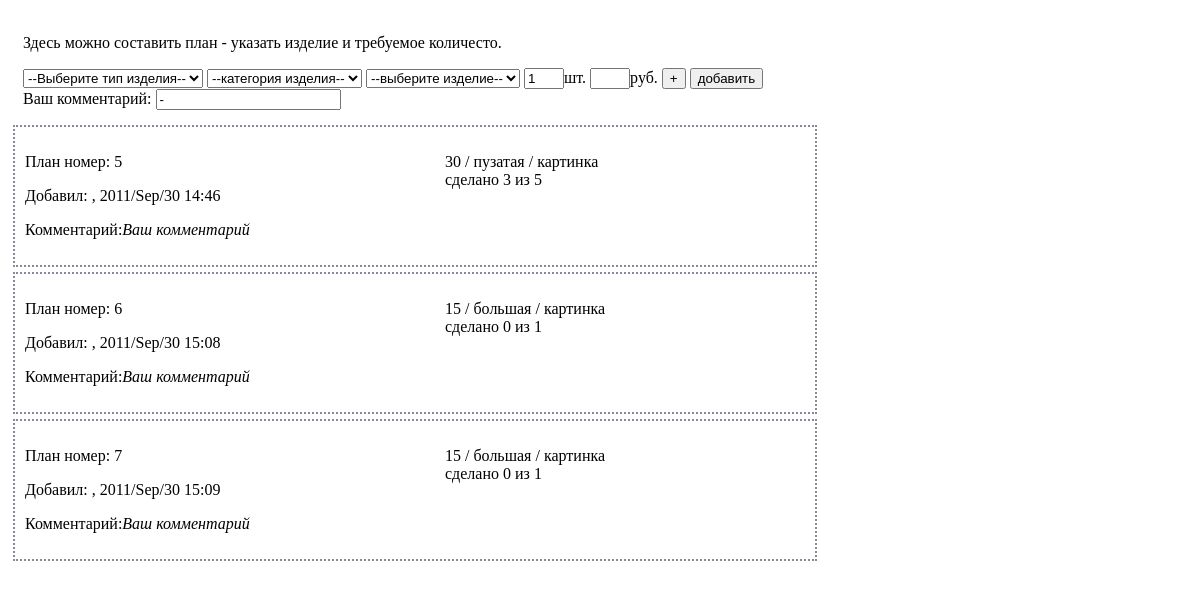
Page /forms/fPlans.php on the earlier database version.
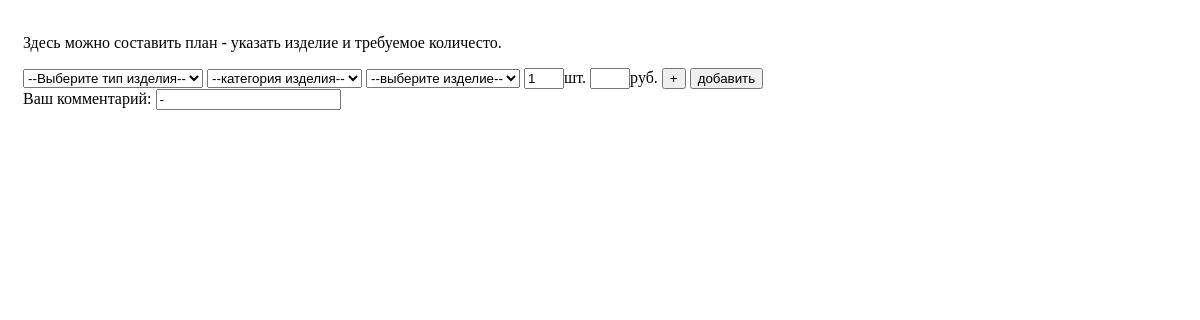
Same page on the later database version.
### tables this page shows
CREATE TABLE IF NOT EXISTS `plans` (
  `plan_id` int(10) NOT NULL AUTO_INCREMENT,
  `plan_number` int(10) NOT NULL COMMENT 'все, что относится к одному номеру плана, выводится в одном плане. удивительно, но факт.',
  `item_id` int(5) NOT NULL,
  `price` int(6) NOT NULL,
  `amount_to_make` int(4) NOT NULL,
  `amount_made` int(4) NOT NULL DEFAULT '0',
  `date` int(12) NOT NULL,
  `comment` text NOT NULL,
  `comment_author` varchar(100) NOT NULL,
  `status` tinyint(1) NOT NULL DEFAULT '0',
  PRIMARY KEY (`plan_id`)
);

CREATE TABLE IF NOT EXISTS `items` (
  `i_id` int(5) NOT NULL AUTO_INCREMENT,
  `type_id` int(3) NOT NULL,
  `category_id` int(4) NOT NULL,
  `item_name` varchar(30) NOT NULL,
  PRIMARY KEY (`i_id`)
);

CREATE TABLE IF NOT EXISTS `types` (
  `t_id` int(3) NOT NULL AUTO_INCREMENT,
  `type_name` varchar(30) NOT NULL,
  PRIMARY KEY (`t_id`)
);

CREATE TABLE IF NOT EXISTS `categories` (
  `c_id` int(4) NOT NULL AUTO_INCREMENT,
  `type_id` int(3) NOT NULL,
  `category_name` varchar(30) NOT NULL,
  PRIMARY KEY (`c_id`)
);

### modules/constants.php (called while the page is built)
<?php
$aDatabase  = array(
    'host'  =>  'localhost',
    'user'  =>  'hudo',
    'pwd'   =>  'oduh',
    'name'  =>  'hudo',
);

### modules/database.class.php (called while the page is built, shortened)
<?php
class Database {
    private $connection;
    private $connected;
    private $host;
    private $user;
    private $pwd;
    public function __construct($host, $user, $pwd, $dbname, $names = 'utf8') {
        $this->host		= $host;
        $this->user		= $user;
        $this->pwd		= $pwd;
    }
    private function connect() {
        if ($this->connected)
            return $this->connection;
        $this->connection = @mysql_connect($this->host, $this->user, $this->pwd, true);
        $this->connected = true;
        return $this->connection;
    }
    public function process($aArgs) {
        $this->lastQuery = ' ' . array_shift($aArgs);
        if (empty($aArgs))
            return $this->lastQuery;
        $this->lastQuery = str_replace('\\?', '?', $this->lastQuery);
        return $this->lastQuery;
    }
    public function selectTable() {
        $out = array();
        $q = @mysql_query($this->process(func_get_args()), $this->connection);
        while ($result = @mysql_fetch_assoc($q)) {
            $out[] = $result;
        }
        return $out;
    }
    public function selectField() {
        $q = @mysql_query($this->process(func_get_args()), $this->connection);
        if ($record = @mysql_fetch_row($q))
            return $record[0];
        return null;
    }
}

### forms/fPlans.php (the view, shortened to what this page needs)
<link rel="stylesheet" type="text/css" href="style/fPlans.css" />
<?php
require_once ROOT . 'constants.php';
require_once ROOT . 'database.class.php';
$oDB = new Database($aDatabase['host'], $aDatabase['user'], $aDatabase['pwd'], $aDatabase['name']);
?>
<form id="PlanControl" class="fControl">
    <p>Здесь можно составить план - указать изделие и требуемое количесто.</p>
  <div id="addplan" class="planadd">
	<SELECT id="typelist" name="type" onChange="TypeClick();">
	    <?php
          echo '<option value="0">--Выберите тип изделия--</option>';
        ?>
	</SELECT>
	<SELECT id="categorylist" name="category" onChange="CategoryClick();">
		<option>--категория изделия--</option>
	</SELECT>
	<SELECT id="itemlist" name="item" onChange="ItemClick();">
		<option>--выберите изделие--</option>
	</SELECT>
	<input type="text" name="amount" id="amount" value="1" onKeyUp="AmountChange();">шт.</input>
	<input type="text" name="price" id="price">руб.</input>
	<input type="button" onClick="validPlan();" value="+" />
    <input type="button" onClick="Add();" value="добавить" />
  </div>
    Ваш комментарий: <input type="text" value="-" id="comment" />
</form>
<div id = "planlist" class="planlist">
    <?php
        $sPlans = $oDB->selectTable('
            SELECT `plan_number`, `item_id`, `amount_to_make`, `amount_made`,
                   `price`, `date`, `comment`, `comment_author`
            FROM `plans`
            WHERE `status` = 0
            ORDER BY `plan_number` ASC
        ');
        $plan_id = 0;
        $counter = FALSE;
        foreach($sPlans as $iPlan => $aPlan){
			if($plan_id != $aPlan['plan_number']){
			    if($counter == TRUE)
                    echo '</div></div>';
				$counter = TRUE;
				echo '<div class="container"><div class="plan_container">
				      <p>План номер: ' . $aPlan['plan_number'] . '</p>
				      <p>Добавил: ' . $aPlan['comment_author'] . ', ' . date('Y/M/d H:i', $aPlan['date']) . '</p>
				      <p>Комментарий:<i>' . $aPlan['comment'] . '</i></p>
				      </div><div class="items_container">';
			}
			$Item = $oDB->selectField('
			    SELECT `item_name`
			    FROM `items`
			    WHERE `i_id` = ' . $aPlan['item_id'] . '
			');
			$Category_id = $oDB->selectField('
			    SELECT `category_id`
			    FROM `items`
			    WHERE `i_id` = ' . $aPlan['item_id'] . '
			');
			$Type_id = $oDB->selectField('
			    SELECT `type_id`
			    FROM `items`
			    WHERE `i_id` = ' . $aPlan['item_id'] . '
			');
			$Category = $oDB->selectField('
			    SELECT `category_name`
			    FROM `categories`
			    WHERE `c_id` = ' . $Category_id . '
			');
			$Type = $oDB->selectField('
			    SELECT `type_name`
			    FROM `types`
			    WHERE `t_id` = ' . $Type_id . '
			');
			echo '<p>';
			echo $Type . ' / ' . $Category . ' / ' . $Item . '<br />';
			echo 'сделано ' . $aPlan['amount_made'] . ' из ' . $aPlan['amount_to_make'] . '<br />';
			echo '</p>';
			if($plan_id != $aPlan['plan_number']){
			    $plan_id = $aPlan['plan_number'];
			}
		}
    ?>
</div>

### style/fPlans.css (style rules this page uses)
.fControl { padding: 10px; margin: 5px; }
#price { width: 40px; }
#amount { width: 40px; }
.container { border: 2px dotted #888899; overflow: hidden; width: 800px; margin: 5px; }
.plan_container { width: 400px; margin: 5px; padding: 5px; float: left; }
.items_container { width: 300px; margin: 5px; padding: 5px; float: left; overflow: auto; }

Differences in the rows shown:
removed plans: plan_number "5", date "2011/Sep/30 14:46", comment "Ваш комментарий", item.type_name "30", item.category_name "пузатая", item.item_name "картинка", amount_made "3", amount_to_make "5"
removed plans: plan_number "6", date "2011/Sep/30 15:08", comment "Ваш комментарий", item.type_name "15", item.category_name "большая", item.item_name "картинка", amount_made "0", amount_to_make "1"
removed plans: plan_number "7", date "2011/Sep/30 15:09", comment "Ваш комментарий", item.type_name "15", item.category_name "большая", item.item_name "картинка", amount_made "0", amount_to_make "1"
